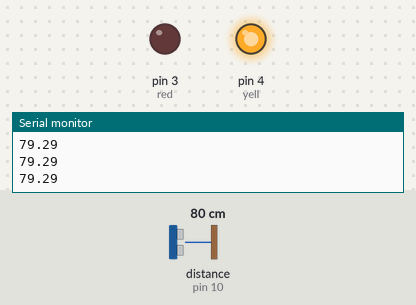
Bench run of a sketch on a simulated Arduino Uno, built with avr-gcc and run on an emulated ATmega328P. Parts: output pins drawn as LEDs (lit = HIGH), the last lines printed to the serial monitor. The test bench sets the inputs (shaded band); at power-on: distance to the obstacle (sensor on pin 10) 80 cm. The echo pulse lasts 58.3 µs per cm; pins used as bus, display or sensor lines are not drawn.

Above: at 1.2 s.
1.3 s: distance to the obstacle (sensor on pin 10) set to 45 cm
2.8 s: distance to the obstacle (sensor on pin 10) set to 38 cm
At 4.0 s:
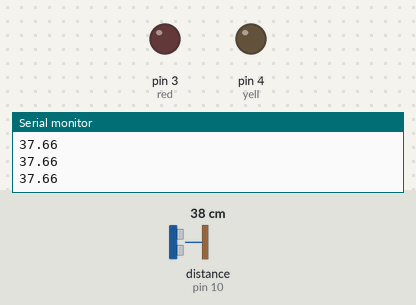
4.3 s: distance to the obstacle (sensor on pin 10) set to 23 cm
5.8 s: distance to the obstacle (sensor on pin 10) set to 19 cm
At 6.8 s:
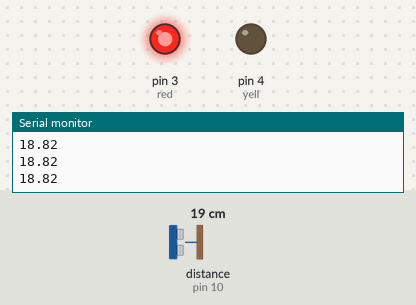
7.3 s: distance to the obstacle (sensor on pin 10) set to 35 cm
At 7.9 s:
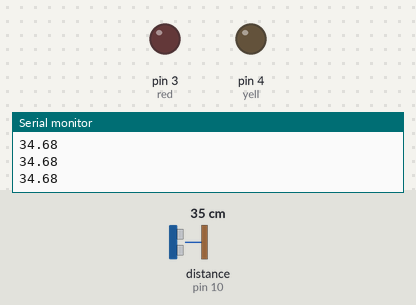
8.8 s: distance to the obstacle (sensor on pin 10) set to 2 cm
At 9.4 s:
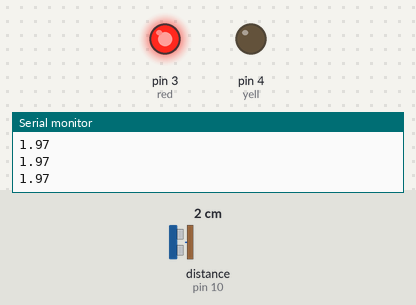
Timing chart, 0 to 11.3 s (numbered marks = the images above; inputs shaded):
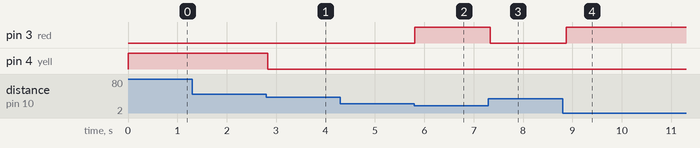

Measured:
- the behaviour switches between 41 and 40 cm on distance to the obstacle (sensor on pin 10) (found by bisection; images 0 and 1)
- the behaviour switches between 21 and 20 cm on distance to the obstacle (sensor on pin 10) (found by bisection; images 1 and 2)
- after the input at 2.8 s, pin 4 (yell): HIGH → LOW at once
- after the input at 5.8 s, pin 3 (red): LOW → HIGH at once
- after the input at 7.3 s, pin 3 (red): HIGH → LOW at once
- after the input at 8.8 s, pin 3 (red): LOW → HIGH after 0.08 s

The sketch:

sketch_may25e.ino
```cpp
int tp=9;
int ep=10;
float dist,time;
int red=3;
int yell=4;

void setup()
{
  pinMode(tp,OUTPUT);
  pinMode(ep,INPUT);
  Serial.begin(9600);
  pinMode(red,OUTPUT);
  pinMode(yell,OUTPUT);
}

void loop()
{
  digitalWrite(tp,LOW);
  delayMicroseconds(2);
  digitalWrite(tp,HIGH);
  delayMicroseconds(10);
  digitalWrite(tp,LOW);
  time= pulseIn(ep,HIGH);
  dist=(0.034*time)/2;
  digitalWrite(red,LOW);
  digitalWrite(yell,LOW);
  if(dist<20.0)
  {
    digitalWrite(yell,LOW);
    digitalWrite(red,HIGH);
  }
  if(dist>40)
  {
    digitalWrite(red,LOW);
    digitalWrite(yell,HIGH);
  }

  Serial.println(dist);
  delay(100);
}
```
